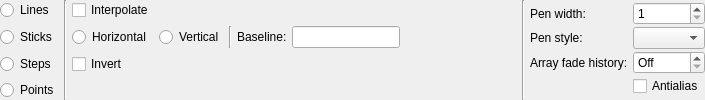
<?xml version="1.0" encoding="UTF-8"?>
<ui version="4.0">
 <class>CurveStyleConfigWidget</class>
 <widget class="QWidget" name="CurveStyleConfigWidget">
  <property name="geometry">
   <rect>
    <x>0</x>
    <y>0</y>
    <width>705</width>
    <height>98</height>
   </rect>
  </property>
  <property name="windowTitle">
   <string>Form</string>
  </property>
  <layout class="QGridLayout" name="gridLayout">
   <property name="horizontalSpacing">
    <number>5</number>
   </property>
   <property name="verticalSpacing">
    <number>-1</number>
   </property>
   <property name="margin">
    <number>0</number>
   </property>
   <item row="1" column="5">
    <widget class="Line" name="line_5">
     <property name="orientation">
      <enum>Qt::Vertical</enum>
     </property>
    </widget>
   </item>
   <item row="2" column="3">
    <widget class="QCheckBox" name="checkBoxStepsInvert">
     <property name="text">
      <string>Invert</string>
     </property>
    </widget>
   </item>
   <item row="1" column="4">
    <widget class="QRadioButton" name="radioButtonSticksOrientationVertical">
     <property name="text">
      <string>Vertical</string>
     </property>
    </widget>
   </item>
   <item row="0" column="3">
    <widget class="QCheckBox" name="checkBoxLinesInterpolate">
     <property name="text">
      <string>Interpolate</string>
     </property>
    </widget>
   </item>
   <item row="2" column="0" colspan="2">
    <widget class="QRadioButton" name="radioButtonSteps">
     <property name="sizePolicy">
      <sizepolicy hsizetype="Minimum" vsizetype="Fixed">
       <horstretch>0</horstretch>
       <verstretch>0</verstretch>
      </sizepolicy>
     </property>
     <property name="text">
      <string>Steps</string>
     </property>
    </widget>
   </item>
   <item row="1" column="3">
    <widget class="QRadioButton" name="radioButtonSticksOrientationHorizontal">
     <property name="text">
      <string>Horizontal</string>
     </property>
    </widget>
   </item>
   <item row="1" column="7">
    <widget class="QLineEdit" name="lineEditSticksBaseline">
     <property name="sizePolicy">
      <sizepolicy hsizetype="Minimum" vsizetype="Fixed">
       <horstretch>0</horstretch>
       <verstretch>0</verstretch>
      </sizepolicy>
     </property>
    </widget>
   </item>
   <item row="1" column="6">
    <widget class="QLabel" name="labelSticksBaseline">
     <property name="text">
      <string>Baseline:</string>
     </property>
    </widget>
   </item>
   <item row="0" column="0" colspan="2">
    <widget class="QRadioButton" name="radioButtonLines">
     <property name="sizePolicy">
      <sizepolicy hsizetype="Minimum" vsizetype="Fixed">
       <horstretch>0</horstretch>
       <verstretch>0</verstretch>
      </sizepolicy>
     </property>
     <property name="text">
      <string>Lines</string>
     </property>
    </widget>
   </item>
   <item row="0" column="10" rowspan="4">
    <layout class="QGridLayout" name="gridLayout_2">
     <property name="horizontalSpacing">
      <number>5</number>
     </property>
     <item row="1" column="1">
      <widget class="rqt_multiplot::PenStyleComboBox" name="comboBoxPenStyle">
       <property name="sizePolicy">
        <sizepolicy hsizetype="Minimum" vsizetype="Fixed">
         <horstretch>0</horstretch>
         <verstretch>0</verstretch>
        </sizepolicy>
       </property>
       <property name="maximumSize">
        <size>
         <width>16777215</width>
         <height>16777215</height>
        </size>
       </property>
       <property name="currentIndex">
        <number>-1</number>
       </property>
       <property name="insertPolicy">
        <enum>QComboBox::NoInsert</enum>
       </property>
       <property name="iconSize">
        <size>
         <width>50</width>
         <height>16</height>
        </size>
       </property>
      </widget>
     </item>
     <item row="0" column="1">
      <widget class="QSpinBox" name="spinBoxPenWidth">
       <property name="sizePolicy">
        <sizepolicy hsizetype="Minimum" vsizetype="Fixed">
         <horstretch>0</horstretch>
         <verstretch>0</verstretch>
        </sizepolicy>
       </property>
       <property name="minimum">
        <number>1</number>
       </property>
       <property name="maximum">
        <number>100</number>
       </property>
      </widget>
     </item>
     <item row="1" column="0">
      <widget class="QLabel" name="label_3">
       <property name="sizePolicy">
        <sizepolicy hsizetype="Preferred" vsizetype="Preferred">
         <horstretch>0</horstretch>
         <verstretch>0</verstretch>
        </sizepolicy>
       </property>
       <property name="text">
        <string>Pen style:</string>
       </property>
      </widget>
     </item>
     <item row="0" column="0">
      <widget class="QLabel" name="label_4">
       <property name="sizePolicy">
        <sizepolicy hsizetype="Preferred" vsizetype="Preferred">
         <horstretch>0</horstretch>
         <verstretch>0</verstretch>
        </sizepolicy>
       </property>
       <property name="text">
        <string>Pen width:</string>
       </property>
      </widget>
     </item>
     <item row="2" column="0">
      <widget class="QLabel" name="labelFadeHistory">
       <property name="toolTip">
        <string>Past array snapshots to keep, faded by age. Disabled for time-series curves.</string>
       </property>
       <property name="text">
        <string>Array fade history:</string>
       </property>
      </widget>
     </item>
     <item row="2" column="1">
      <widget class="QSpinBox" name="spinBoxFadeHistory">
       <property name="toolTip">
        <string>Past array snapshots to keep, faded by age. Disabled for time-series curves.</string>
       </property>
       <property name="minimum">
        <number>0</number>
       </property>
       <property name="maximum">
        <number>50</number>
       </property>
       <property name="specialValueText">
        <string>Off</string>
       </property>
      </widget>
     </item>
     <item row="3" column="1">
      <widget class="QCheckBox" name="checkBoxRenderAntialias">
       <property name="text">
        <string>Antialias</string>
       </property>
      </widget>
     </item>
    </layout>
   </item>
   <item row="1" column="8">
    <spacer name="horizontalSpacer">
     <property name="orientation">
      <enum>Qt::Horizontal</enum>
     </property>
     <property name="sizeHint" stdset="0">
      <size>
       <width>40</width>
       <height>20</height>
      </size>
     </property>
    </spacer>
   </item>
   <item row="0" column="2" rowspan="4">
    <widget class="Line" name="line_7">
     <property name="orientation">
      <enum>Qt::Vertical</enum>
     </property>
    </widget>
   </item>
   <item row="0" column="9" rowspan="4">
    <widget class="Line" name="line">
     <property name="orientation">
      <enum>Qt::Vertical</enum>
     </property>
    </widget>
   </item>
   <item row="1" column="0" colspan="2">
    <widget class="QRadioButton" name="radioButtonSticks">
     <property name="sizePolicy">
      <sizepolicy hsizetype="Minimum" vsizetype="Fixed">
       <horstretch>0</horstretch>
       <verstretch>0</verstretch>
      </sizepolicy>
     </property>
     <property name="text">
      <string>Sticks</string>
     </property>
    </widget>
   </item>
   <item row="3" column="0" colspan="2">
    <widget class="QRadioButton" name="radioButtonPoints">
     <property name="sizePolicy">
      <sizepolicy hsizetype="Minimum" vsizetype="Fixed">
       <horstretch>0</horstretch>
       <verstretch>0</verstretch>
      </sizepolicy>
     </property>
     <property name="text">
      <string>Points</string>
     </property>
    </widget>
   </item>
  </layout>
  <zorder>radioButtonLines</zorder>
  <zorder>radioButtonLines</zorder>
  <zorder>radioButtonSticks</zorder>
  <zorder>radioButtonSteps</zorder>
  <zorder>radioButtonPoints</zorder>
  <zorder>checkBoxLinesInterpolate</zorder>
  <zorder>radioButtonSticksOrientationHorizontal</zorder>
  <zorder>radioButtonSticksOrientationVertical</zorder>
  <zorder>labelSticksBaseline</zorder>
  <zorder>lineEditSticksBaseline</zorder>
  <zorder>checkBoxStepsInvert</zorder>
  <zorder>line_5</zorder>
  <zorder>line_7</zorder>
  <zorder>gridLayoutWidget</zorder>
  <zorder>line</zorder>
  <zorder>horizontalSpacer</zorder>
 </widget>
 <customwidgets>
  <customwidget>
   <class>rqt_multiplot::PenStyleComboBox</class>
   <extends>QComboBox</extends>
   <header location="global">rqt_multiplot/PenStyleComboBox.hpp</header>
  </customwidget>
 </customwidgets>
 <resources/>
 <connections/>
</ui>
